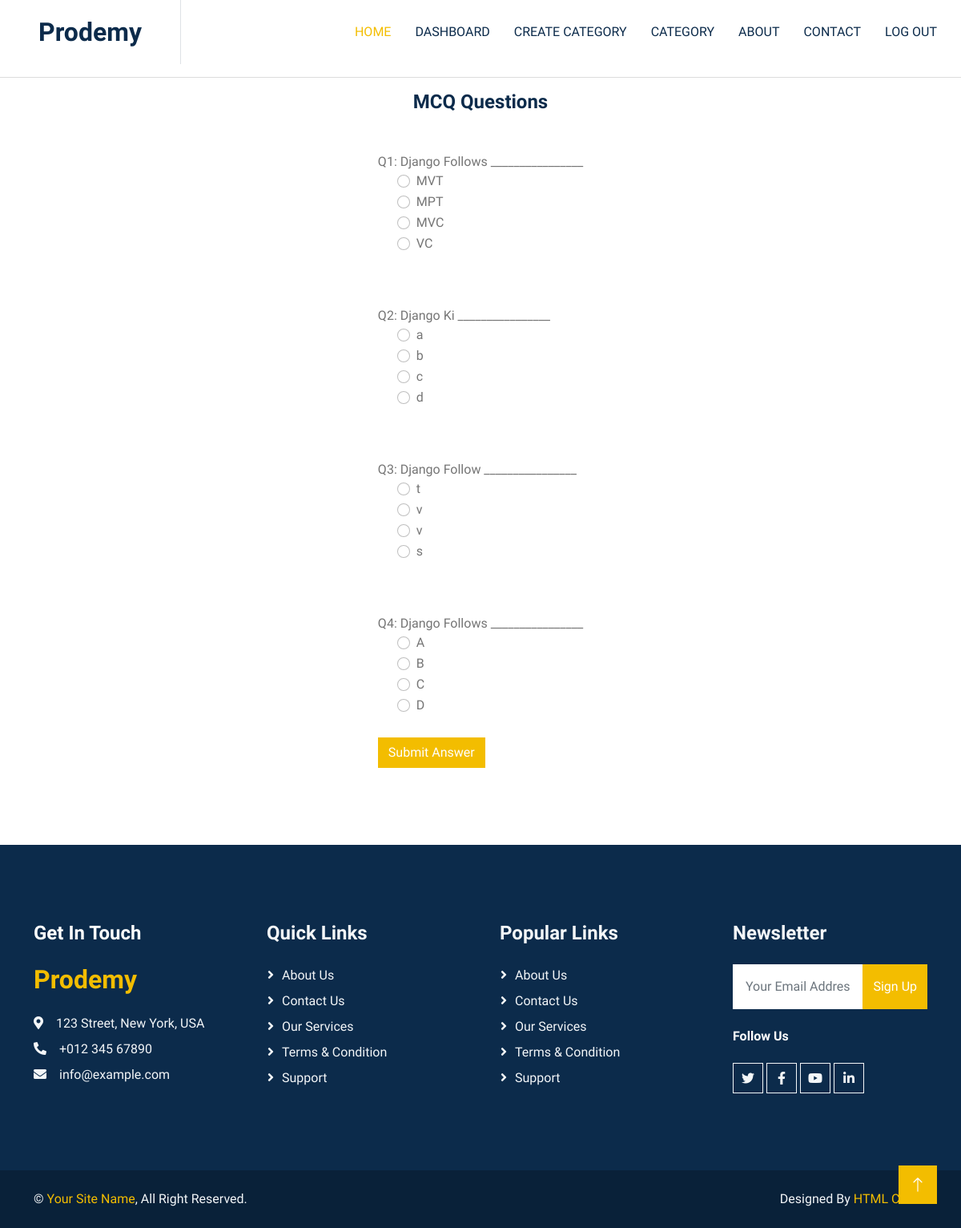
Page /account/mcq/ (signed in) on the committed database.
### ProdemyApp/models.py (models this page shows)
class MCQModel(models.Model):
    question = models.CharField(max_length = 100)
    option1 = models.CharField(max_length=50)
    option2 = models.CharField(max_length=50)
    option3 = models.CharField(max_length=50)
    option4 = models.CharField(max_length=50)
    answer = models.CharField(max_length=50)

### ProdemyApp/views.py (the view, shortened to what this page needs)
# urls.py: path('mcq/', views.mcq, name='mcq'),
def mcq(request):
    right = 0
    wrong = 0
    if request.user.is_authenticated:
        questions = MCQModel.objects.all()
        return render(request, 'account/mcq.html', {'questions': questions})
    return redirect('login')

### ContextProcessor/context_processors.py (called while the page is built)
def Categories(request):
    categories = CourseCategoryModel.objects.all()
    return {'Categories': categories}

### ProdemyApp/templates/account/mcq.html (shortened to what this page needs)
{% extends "base.html" %}
{% block content %}
<div class="container mx-auto">
    <h4 class="text-center mt-3">MCQ Questions</h4>
    <div class="d-flex justify-content-center">
        <form method="POST">
            {% for q in questions %}
            <div class="form-group" style="max-width: 520px; margin-top: 40px;">
                <label for="question">Q{{ forloop.counter }}: {{ q.question }}</label>
            </div>
            <div class="form-check">
                <div class="form-check">
                    <input class="form-check-input" type="radio" name="option_{{ q.id }}"
                        id="gridRadios{{ forloop.counter }}_1" value="{{ q.option1 }}">
                    <label class="form-check-label" for="gridRadios{{ forloop.counter }}_1">
                        {{ q.option1 }}
                    </label>
                </div>
                <div class="form-check">
                    <input class="form-check-input" type="radio" name="option_{{ q.id }}"
                        id="gridRadios{{ forloop.counter }}_2" value="{{ q.option2 }}">
                    <label class="form-check-label" for="gridRadios{{ forloop.counter }}_2">
                        {{ q.option2 }}
                    </label>
                </div>
                <div class="form-check">
                    <input class="form-check-input" type="radio" name="option_{{ q.id }}"
                        id="gridRadios{{ forloop.counter }}_3" value="{{ q.option3 }}">
                    <label class="form-check-label" for="gridRadios{{ forloop.counter }}_3">
                        {{ q.option3 }}
                    </label>
                </div>
                <div class="form-check">
                    <input class="form-check-input" type="radio" name="option_{{ q.id }}"
                        id="gridRadios{{ forloop.counter }}_4" value="{{ q.option4 }}">
                    <label class="form-check-label" for="gridRadios{{ forloop.counter }}_4">
                        {{ q.option4 }}
                    </label>
                </div>
                <br>
            </div>
            {% endfor %}
            <button class="btn btn-primary" type="submit" id="save_ans">Submit Answer</button>
        </form>
    </div>
</div>
{% endblock %}

### static/css/style.css (style rules this page uses)
:root { --primary: #F3BD00; --secondary: #757575; --light: #F3F6F8; --dark: #0C2B4B; }
.btn { font-weight: 500; transition: .5s; }
.btn.btn-primary, .btn.btn-outline-primary:hover { color: #FFFFFF; }

### rows in the picture
MCQModel: question "Django Follows ________________", option1 "MVT", option2 "MPT", option3 "MVC", option4 "VC"
MCQModel: question "Django Ki ________________", option1 "a", option2 "b", option3 "c", option4 "d"
MCQModel: question "Django Follow ________________", option1 "t", option2 "v", option3 "v", option4 "s"
MCQModel: question "Django Follows ________________", option1 "A", option2 "B", option3 "C", option4 "D"
